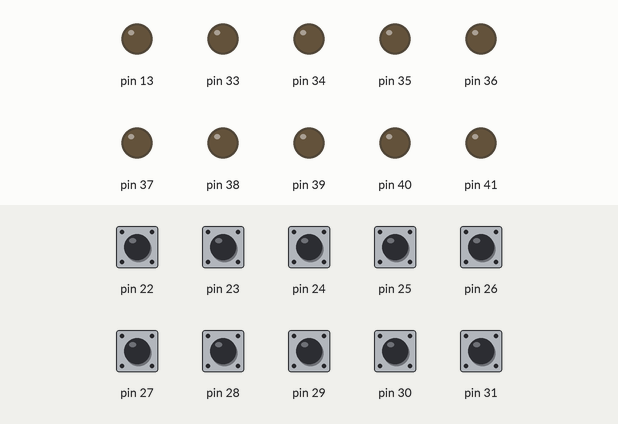
Recording of a sketch running on a simulated Arduino Mega 2560, built with avr-gcc and run on an emulated ATmega2560. On the bench: output pins drawn as LEDs (lit = HIGH). The inputs (shaded band) are chosen by the test bench; at power-on: pin 22–31 HIGH. MIDI output is not drawn.

Above: at 1.2 s.
1.3 s: pin 22 pulled LOW for 0.15 s
At 2.5 s:
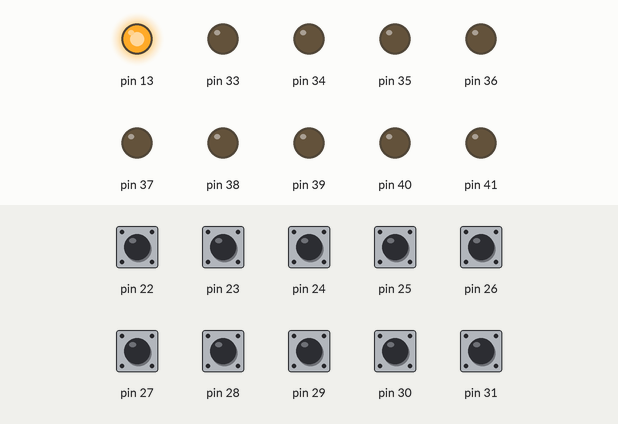
2.9 s: pin 23 pulled LOW for 0.15 s
At 3.2 s:
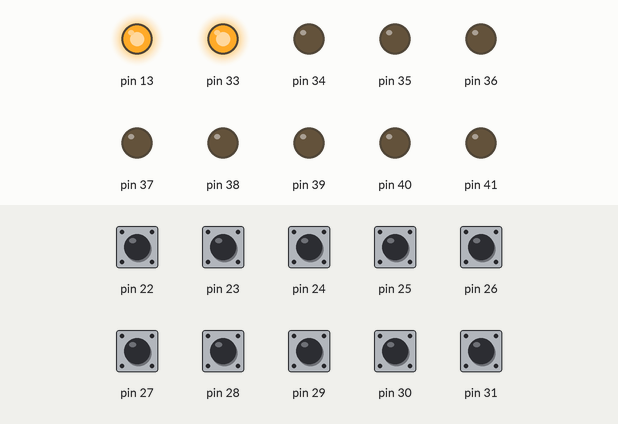
4.5 s: pin 24 pulled LOW for 0.15 s
At 4.9 s:
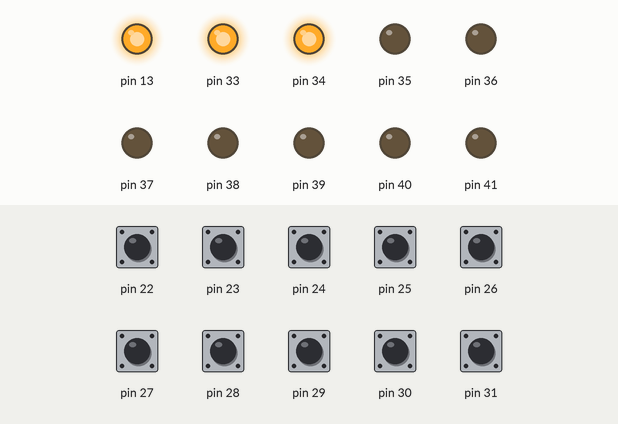
6.1 s: pin 25 pulled LOW for 0.15 s
At 6.5 s:
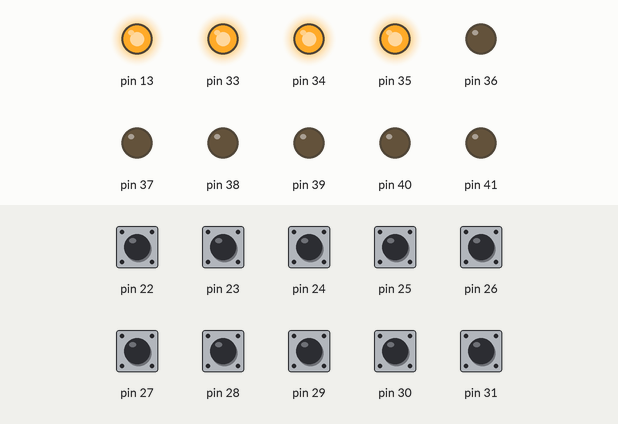
7.7 s: pin 26 pulled LOW for 0.15 s
At 8.7 s:
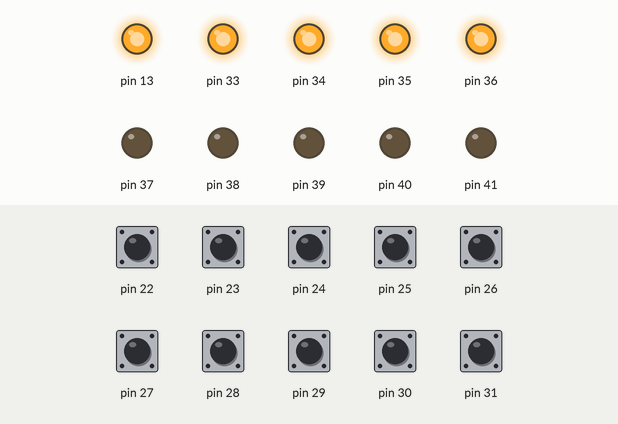
9.3 s: pin 27 pulled LOW for 0.15 s
At 10.3 s:
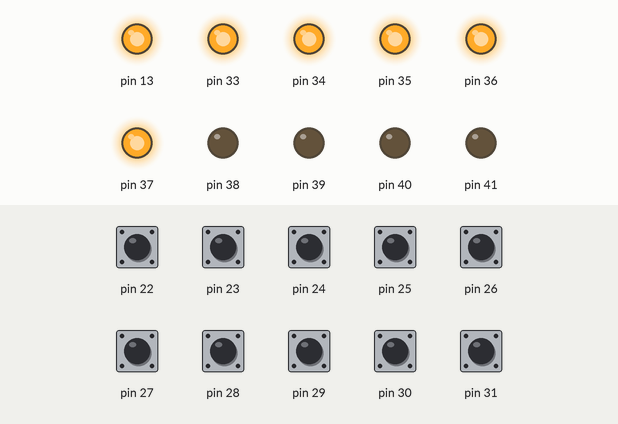
Timing chart, 0 to 11.9 s (numbered marks = the images above; inputs shaded):
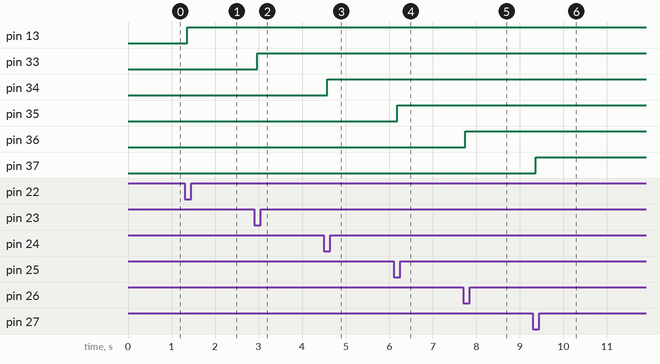

The sketch:

Mega_Pedal.ino
```cpp
#include <Bounce2.h>
#include <MIDI.h>

MIDI_CREATE_DEFAULT_INSTANCE();

// I'm creating a struct to avoid repeating my code
typedef struct {
  const int btn_pin; // button pin number
  const int corr_led; // the button's corresponding LED pin number
  const int md_key; // Which midi key to change
  int ledState; // LED state
  Bounce bc; // attach a debouncer
} btn;

// Button Setup

#define btn_count 10 // you can add as many buttons as you want as long as arduino inputs' allows it
btn btns[10] = {
  {22, 13, 80, LOW, Bounce()},
  {23, 33, 81, LOW, Bounce()},
  {24, 34, 82, LOW, Bounce()},
  {25, 35, 83, LOW, Bounce()},
  {26, 36, 84, LOW, Bounce()},
  {27, 37, 85, LOW, Bounce()},
  {28, 38, 86, LOW, Bounce()},
  {29, 39, 87, LOW, Bounce()},
  {30, 40, 88, LOW, Bounce()},
  {31, 41, 89, LOW, Bounce()}
};

void setup() {


  for (int i = 0; i < btn_count; i++) {
    btns[i].bc.attach(btns[i].btn_pin , INPUT_PULLUP); // Attach the debouncer
    btns[i].bc.interval(25); // Use a debounce interval of 25 milliseconds
    pinMode(btns[i].corr_led, OUTPUT); // LED setup
    digitalWrite(btns[i].corr_led, btns[i].ledState);
  }

  // Start MIDI transmition
  MIDI.begin(MIDI_CHANNEL_OFF); //start midi

}

void loop() {
  for (int i = 0; i < btn_count; i++) {
    Button(i);
  }

}

void Button(int what) {
  // Update the Bounce instance
  btns[what].bc.update();
  if ( btns[what].bc.fell() ) {
    btns[what].ledState = !btns[what].ledState; // Toggle LED state
    digitalWrite(btns[what].corr_led, btns[what].ledState); // Apply new LED state
    MIDI.sendControlChange(btns[what].md_key, 127, 1); // Send the corresponding key change to MIDI.
  }
  delay(5);

}
```

Measured:
- after the input at 1.3 s, pin 13: LOW → HIGH after 0.06 s
- after the input at 2.9 s, pin 33: LOW → HIGH after 0.07 s
- after the input at 4.5 s, pin 34: LOW → HIGH after 0.08 s
- after the input at 6.1 s, pin 35: LOW → HIGH after 0.09 s
- after the input at 7.7 s, pin 36: LOW → HIGH after 0.05 s
- after the input at 9.3 s, pin 37: LOW → HIGH after 0.06 s
